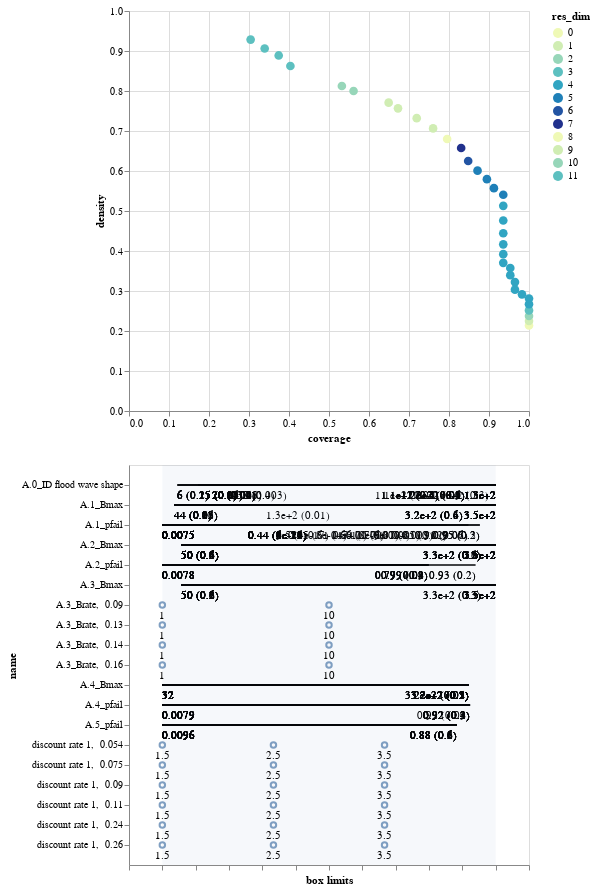

Notebook cell for this chart:
### Code cell
box.inspect_tradeoff()

### Figure 1 — Vega-Lite specification as saved in the notebook (floating-point values rounded to 4 significant figures; data arrays with more than 128 entries replaced by an {"elided": "..."} marker saying what was removed)
{"config": {"view": {"continuousWidth": 400, "continuousHeight": 300}}, "vconcat": [{"data": {"name": "data-8abbd0fc425780c53f2889481396e8f1"}, "mark": {"type": "circle", "size": 75}, "encoding": {"color": {"type": "ordinal", "field": "res_dim", "scale": {"range": ["#eff9b6", "#d0edb3", "#97d6b9", "#5dc0c0", "#31a5c2", "#1f80b8", "#2354a3", "#21318d"]}}, "opacity": {"condition": {"value": 1, "selection": "selector001"}, "value": 0.4}, "tooltip": [{"type": "ordinal", "field": "id"}, {"type": "quantitative", "field": "coverage", "format": ".2"}, {"type": "quantitative", "field": "density", "format": ".2"}, {"type": "ordinal", "field": "res_dim"}], "x": {"type": "quantitative", "field": "coverage"}, "y": {"type": "quantitative", "field": "density"}}, "height": 400, "selection": {"selector001": {"type": "single", "fields": ["id"]}}, "width": 400}, {"layer": [{"data": {"name": "data-bfe865c05312132dcfa9b978527d7265"}, "mark": "rule", "encoding": {"x": {"type": "quantitative", "axis": {"grid": false, "labels": false, "title": "box limits"}, "field": "x_lower", "scale": {"domain": [0, 1], "padding": 0.1}}, "x2": {"field": "x_upper"}, "y": {"type": "nominal", "field": "name", "scale": {"padding": 1.0}}}, "transform": [{"calculate": "(datum.x1-datum.minimum)/(datum.maximum-datum.minimum)", "as": "x_lower"}, {"calculate": "(datum.x2-datum.minimum)/(datum.maximum-datum.minimum)", "as": "x_upper"}, {"filter": {"selection": "selector001"}}], "width": 400}, {"data": {"name": "data-bfe865c05312132dcfa9b978527d7265"}, "mark": {"type": "text", "align": "left", "baseline": "top", "dy": 5}, "encoding": {"text": {"type": "ordinal", "field": "text"}, "x": {"type": "quantitative", "axis": {"grid": false, "labels": false, "title": "box limits"}, "field": "x_lower", "scale": {"domain": [0, 1], "padding": 0.1}}, "x2": {"field": "x_upper"}, "y": {"type": "nominal", "field": "name", "scale": {"padding": 1.0}}}, "transform": [{"calculate": "(datum.x1-datum.minimum)/(datum.maximum-datum.minimum)", "as": "x_lower"}, {"calculate": "(datum.x2-datum.minimum)/(datum.maximum-datum.minimum)", "as": "x_upper"}, {"filter": {"selection": "selector001"}}, {"calculate": "datum.qp_lower>0?format(datum.x1, \".2\")+\" (\"+format(datum.qp_lower, \".1~g\")+\")\" :format(datum.x1, \".2\")", "as": "text"}], "width": 400}, {"data": {"name": "data-bfe865c05312132dcfa9b978527d7265"}, "mark": {"type": "text", "align": "right", "baseline": "top", "dy": 5}, "encoding": {"text": {"type": "ordinal", "field": "text"}, "x": {"type": "quantitative", "field": "x_upper"}, "x2": {"field": "x_upper"}, "y": {"type": "nominal", "field": "name", "scale": {"padding": 1.0}}}, "transform": [{"calculate": "(datum.x1-datum.minimum)/(datum.maximum-datum.minimum)", "as": "x_lower"}, {"calculate": "(datum.x2-datum.minimum)/(datum.maximum-datum.minimum)", "as": "x_upper"}, {"filter": {"selection": "selector001"}}, {"calculate": "datum.qp_upper>0?format(datum.x2, \".2\")+\" (\"+format(datum.qp_upper, \".1\")+\")\" :format(datum.x2, \".2\")", "as": "text"}], "width": 400}, {"data": {"name": "data-bb8d07f6df3d47a6a475317795287b23"}, "mark": {"type": "rect", "opacity": 0.05}, "encoding": {"x": {"type": "quantitative", "field": "start"}, "x2": {"field": "end"}}}, {"data": {"name": "data-bcaf610a8c6863191ea3cbe2b8f6f8d4"}, "mark": "point", "encoding": {"x": {"type": "quantitative", "field": "x"}, "y": {"type": "nominal", "field": "name"}}, "transform": [{"filter": {"selection": "selector001"}}], "width": 400}, {"data": {"name": "data-bcaf610a8c6863191ea3cbe2b8f6f8d4"}, "mark": {"type": "text", "align": "center", "baseline": "top", "dy": 5}, "encoding": {"text": {"type": "nominal", "field": "item"}, "x": {"type": "quantitative", "field": "x"}, "y": {"type": "nominal", "field": "name"}}, "transform": [{"filter": {"selection": "selector001"}}], "width": 400}]}], "$schema": "https://vega.github.io/schema/vega-lite/v4.8.1.json", "datasets": {"data-8abbd0fc425780c53f2889481396e8f1": [{"coverage": 1.0, "density": 0.2137, "id": 0, "mass": 1.0, "mean": 0.2137, "res_dim": 0}, {"coverage": 1.0, "density": 0.225, "id": 1, "mass": 0.95, "mean": 0.225, "res_dim": 1}, {"coverage": 1.0, "density": 0.2375, "id": 2, "mass": 0.9, "mean": 0.2375, "res_dim": 2}, {"coverage": 1.0, "density": 0.2515, "id": 3, "mass": 0.85, "mean": 0.2515, "res_dim": 3}, {"coverage": 1.0, "density": 0.2672, "id": 4, "mass": 0.8, "mean": 0.2672, "res_dim": 4}, {"coverage": 1.0, "density": 0.2812, "id": 5, "mass": 0.76, "mean": 0.2812, "res_dim": 4}, {"coverage": 0.9825, "density": 0.2917, "id": 6, "mass": 0.72, "mean": 0.2917, "res_dim": 4}, {"coverage": 0.9649, "density": 0.3033, "id": 7, "mass": 0.68, "mean": 0.3033, "res_dim": 4}, {"coverage": 0.9649, "density": 0.3223, "id": 8, "mass": 0.64, "mean": 0.3223, "res_dim": 4}, {"coverage": 0.9532, "density": 0.3396, "id": 9, "mass": 0.6, "mean": 0.3396, "res_dim": 4}, {"coverage": 0.9532, "density": 0.3575, "id": 10, "mass": 0.57, "mean": 0.3575, "res_dim": 4}, {"coverage": 0.9357, "density": 0.3704, "id": 11, "mass": 0.54, "mean": 0.3704, "res_dim": 4}, {"coverage": 0.9357, "density": 0.3922, "id": 12, "mass": 0.51, "mean": 0.3922, "res_dim": 4}, {"coverage": 0.9357, "density": 0.4167, "id": 13, "mass": 0.48, "mean": 0.4167, "res_dim": 4}, {"coverage": 0.9357, "density": 0.4444, "id": 14, "mass": 0.45, "mean": 0.4444, "res_dim": 4}, {"coverage": 0.9357, "density": 0.4762, "id": 15, "mass": 0.42, "mean": 0.4762, "res_dim": 4}, {"coverage": 0.9357, "density": 0.5128, "id": 16, "mass": 0.39, "mean": 0.5128, "res_dim": 4}, {"coverage": 0.9357, "density": 0.5405, "id": 17, "mass": 0.37, "mean": 0.5405, "res_dim": 5}, {"coverage": 0.9123, "density": 0.5571, "id": 18, "mass": 0.35, "mean": 0.5571, "res_dim": 5}, {"coverage": 0.8947, "density": 0.5795, "id": 19, "mass": 0.33, "mean": 0.5795, "res_dim": 5}, {"coverage": 0.8713, "density": 0.6008, "id": 20, "mass": 0.31, "mean": 0.6008, "res_dim": 5}, {"coverage": 0.848, "density": 0.625, "id": 21, "mass": 0.29, "mean": 0.625, "res_dim": 6}, {"coverage": 0.8304, "density": 0.6574, "id": 22, "mass": 0.27, "mean": 0.6574, "res_dim": 7}, {"coverage": 0.7953, "density": 0.68, "id": 23, "mass": 0.25, "mean": 0.68, "res_dim": 8}, {"coverage": 0.7602, "density": 0.7065, "id": 24, "mass": 0.23, "mean": 0.7065, "res_dim": 9}, {"coverage": 0.7193, "density": 0.7321, "id": 25, "mass": 0.21, "mean": 0.7321, "res_dim": 9}, {"coverage": 0.6725, "density": 0.7566, "id": 26, "mass": 0.19, "mean": 0.7566, "res_dim": 9}, {"coverage": 0.6491, "density": 0.7708, "id": 27, "mass": 0.18, "mean": 0.7708, "res_dim": 9}, {"coverage": 0.5614, "density": 0.8, "id": 28, "mass": 0.15, "mean": 0.8, "res_dim": 10}, {"coverage": 0.5322, "density": 0.8125, "id": 29, "mass": 0.14, "mean": 0.8125, "res_dim": 10}, {"coverage": 0.4035, "density": 0.8625, "id": 30, "mass": 0.1, "mean": 0.8625, "res_dim": 11}, {"coverage": 0.3743, "density": 0.8889, "id": 31, "mass": 0.09, "mean": 0.8889, "res_dim": 11}, {"coverage": 0.3392, "density": 0.9062, "id": 32, "mass": 0.08, "mean": 0.9062, "res_dim": 11}, {"coverage": 0.3041, "density": 0.9286, "id": 33, "mass": 0.07, "mean": 0.9286, "res_dim": 11}], "data-bfe865c05312132dcfa9b978527d7265": {"elided": "189 records"}, "data-bb8d07f6df3d47a6a475317795287b23": [{"start": 0, "end": 1}], "data-bcaf610a8c6863191ea3cbe2b8f6f8d4": [{"name": "discount rate 1,  0.26", "n_items": 4, "item": 1.5, "id": 28, "x": 0.0}, {"name": "discount rate 1,  0.26", "n_items": 4, "item": 2.5, "id": 28, "x": 0.3333}, {"name": "discount rate 1,  0.26", "n_items": 4, "item": 3.5, "id": 28, "x": 0.6667}, {"name": "discount rate 1,  0.24", "n_items": 4, "item": 1.5, "id": 29, "x": 0.0}, {"name": "discount rate 1,  0.24", "n_items": 4, "item": 2.5, "id": 29, "x": 0.3333}, {"name": "discount rate 1,  0.24", "n_items": 4, "item": 3.5, "id": 29, "x": 0.6667}, {"name": "A.3_Brate,  0.16", "n_items": 3, "item": 1.0, "id": 30, "x": 0.0}, {"name": "A.3_Brate,  0.16", "n_items": 3, "item": 10.0, "id": 30, "x": 0.5}, {"name": "discount rate 1,  0.11", "n_items": 4, "item": 1.5, "id": 30, "x": 0.0}, {"name": "discount rate 1,  0.11", "n_items": 4, "item": 2.5, "id": 30, "x": 0.3333}, {"name": "discount rate 1,  0.11", "n_items": 4, "item": 3.5, "id": 30, "x": 0.6667}, {"name": "A.3_Brate,  0.13", "n_items": 3, "item": 1.0, "id": 31, "x": 0.0}, {"name": "A.3_Brate,  0.13", "n_items": 3, "item": 10.0, "id": 31, "x": 0.5}, {"name": "discount rate 1,  0.075", "n_items": 4, "item": 1.5, "id": 31, "x": 0.0}, {"name": "discount rate 1,  0.075", "n_items": 4, "item": 2.5, "id": 31, "x": 0.3333}, {"name": "discount rate 1,  0.075", "n_items": 4, "item": 3.5, "id": 31, "x": 0.6667}, {"name": "A.3_Brate,  0.14", "n_items": 3, "item": 1.0, "id": 32, "x": 0.0}, {"name": "A.3_Brate,  0.14", "n_items": 3, "item": 10.0, "id": 32, "x": 0.5}, {"name": "discount rate 1,  0.054", "n_items": 4, "item": 1.5, "id": 32, "x": 0.0}, {"name": "discount rate 1,  0.054", "n_items": 4, "item": 2.5, "id": 32, "x": 0.3333}, {"name": "discount rate 1,  0.054", "n_items": 4, "item": 3.5, "id": 32, "x": 0.6667}, {"name": "A.3_Brate,  0.09", "n_items": 3, "item": 1.0, "id": 33, "x": 0.0}, {"name": "A.3_Brate,  0.09", "n_items": 3, "item": 10.0, "id": 33, "x": 0.5}, {"name": "discount rate 1,  0.09", "n_items": 4, "item": 1.5, "id": 33, "x": 0.0}, {"name": "discount rate 1,  0.09", "n_items": 4, "item": 2.5, "id": 33, "x": 0.3333}, {"name": "discount rate 1,  0.09", "n_items": 4, "item": 3.5, "id": 33, "x": 0.6667}]}}
